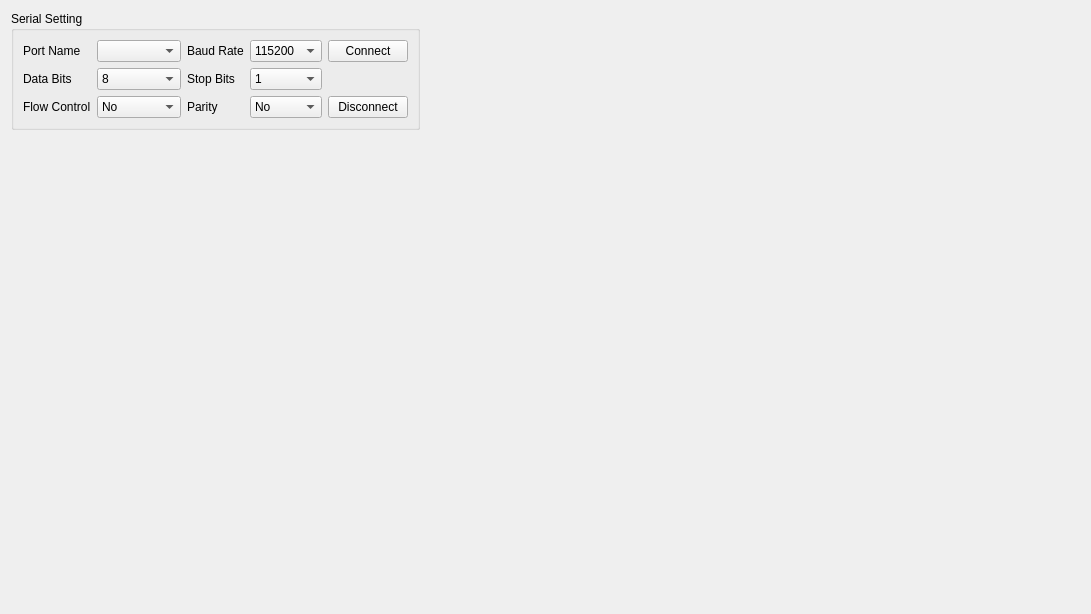
      <widget class="QWidget" name="tab_program_settings">
       <attribute name="title">
        <string>Program Settings</string>
       </attribute>
       <layout class="QGridLayout" name="gridLayout_10">
        <item row="0" column="0">
         <widget class="QGroupBox" name="group_box_serial_setting">
          <property name="title">
           <string>Serial Setting</string>
          </property>
          <layout class="QGridLayout" name="gridLayout_7">
           <item row="0" column="0">
            <widget class="QLabel" name="label_port_name">
             <property name="text">
              <string>Port Name</string>
             </property>
            </widget>
           </item>
           <item row="0" column="1">
            <widget class="QComboBox" name="combo_box_port_name"/>
           </item>
           <item row="0" column="2">
            <widget class="QLabel" name="label_baud_rate">
             <property name="text">
              <string>Baud Rate</string>
             </property>
            </widget>
           </item>
           <item row="0" column="3">
            <widget class="QComboBox" name="combo_box_baud_rate">
             <item>
              <property name="text">
               <string>115200</string>
              </property>
             </item>
             <item>
              <property name="text">
               <string>57600</string>
              </property>
             </item>
             <item>
              <property name="text">
               <string>38400</string>
              </property>
             </item>
             <item>
              <property name="text">
               <string>19200</string>
              </property>
             </item>
             <item>
              <property name="text">
               <string>9600</string>
              </property>
             </item>
             <item>
              <property name="text">
               <string>4800</string>
              </property>
             </item>
             <item>
              <property name="text">
               <string>2400</string>
              </property>
             </item>
             <item>
              <property name="text">
               <string>1200</string>
              </property>
             </item>
            </widget>
           </item>
           <item row="0" column="4">
            <widget class="QPushButton" name="push_button_connect">
             <property name="text">
              <string>Connect</string>
             </property>
            </widget>
           </item>
           <item row="1" column="0">
            <widget class="QLabel" name="label_data_bits">
             <property name="text">
              <string>Data Bits</string>
             </property>
            </widget>
           </item>
           <item row="1" column="1">
            <widget class="QComboBox" name="combo_box_data_bits">
             <item>
              <property name="text">
               <string>8</string>
              </property>
             </item>
             <item>
              <property name="text">
               <string>7</string>
              </property>
             </item>
             <item>
              <property name="text">
               <string>6</string>
              </property>
             </item>
             <item>
              <property name="text">
               <string>5</string>
              </property>
             </item>
            </widget>
           </item>
           <item row="1" column="2">
            <widget class="QLabel" name="label_stop_bits">
             <property name="text">
              <string>Stop Bits</string>
             </property>
            </widget>
           </item>
           <item row="1" column="3">
            <widget class="QComboBox" name="combo_box_stop_bits">
             <item>
              <property name="text">
               <string>1</string>
              </property>
             </item>
             <item>
              <property name="text">
               <string>1.5</string>
              </property>
             </item>
             <item>
              <property name="text">
               <string>2</string>
              </property>
             </item>
            </widget>
           </item>
           <item row="2" column="0">
            <widget class="QLabel" name="label_flow_control">
             <property name="text">
              <string>Flow Control</string>
             </property>
            </widget>
           </item>
           <item row="2" column="1">
            <widget class="QComboBox" name="combo_box_flow_control">
             <item>
              <property name="text">
               <string>No</string>
              </property>
             </item>
             <item>
              <property name="text">
               <string>Hardware</string>
              </property>
             </item>
             <item>
              <property name="text">
               <string>Software</string>
              </property>
             </item>
            </widget>
           </item>
           <item row="2" column="2">
            <widget class="QLabel" name="label_parity">
             <property name="text">
              <string>Parity</string>
             </property>
            </widget>
           </item>
           <item row="2" column="3">
            <widget class="QComboBox" name="combo_box_parity">
             <item>
              <property name="text">
               <string>No</string>
              </property>
             </item>
             <item>
              <property name="text">
               <string>Even</string>
              </property>
             </item>
             <item>
              <property name="text">
               <string>Odd</string>
              </property>
             </item>
             <item>
              <property name="text">
               <string>Space</string>
              </property>
             </item>
             <item>
              <property name="text">
               <string>Mark</string>
              </property>
             </item>
            </widget>
           </item>
           <item row="2" column="4">
            <widget class="QPushButton" name="push_button_disconnect">
             <property name="text">
              <string>Disconnect</string>
             </property>
            </widget>
           </item>
          </layout>
         </widget>
        </item>
        <item row="0" column="1">
         <spacer name="horizontal_spacer_program_setting">
          <property name="orientation">
           <enum>Qt::Horizontal</enum>
          </property>
          <property name="sizeHint" stdset="0">
           <size>
            <width>660</width>
            <height>20</height>
           </size>
          </property>
         </spacer>
        </item>
        <item row="1" column="0">
         <spacer name="vertical_spacer_program_setting">
          <property name="orientation">
           <enum>Qt::Vertical</enum>
          </property>
          <property name="sizeHint" stdset="0">
           <size>
            <width>20</width>
            <height>473</height>
           </size>
          </property>
         </spacer>
        </item>
       </layout>
      </widget>
